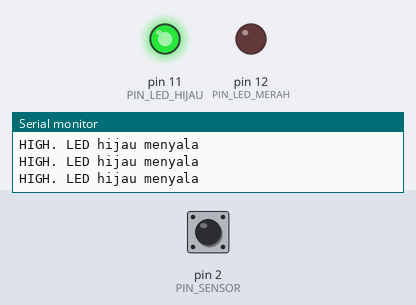
A sketch run on a simulated Arduino Uno, built with avr-gcc and run on an emulated ATmega328P. Parts: output pins drawn as LEDs (lit = HIGH), the last lines printed to the serial monitor. Dashed ring = blinking. Inputs (shaded band) come from the test bench; at power-on: pin 2 (PIN_SENSOR) HIGH.

Above: at 1.2 s.
1.3 s: pin 2 (PIN_SENSOR) driven LOW
At 1.8 s:
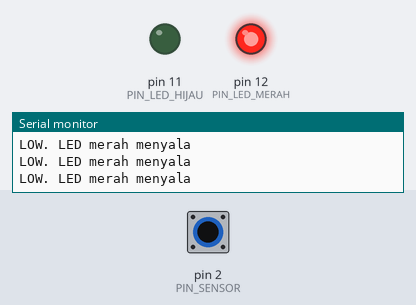
2.8 s: pin 2 (PIN_SENSOR) driven HIGH
At 4.1 s:
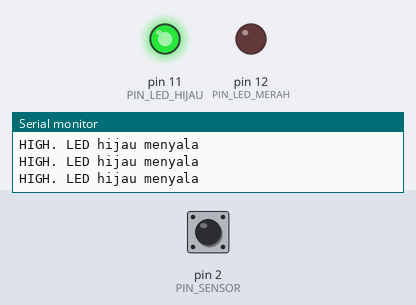
5.8 s: pin 2 (PIN_SENSOR) pulsed LOW 5 times (0.12 s each, 0.3 s apart)
At 6.04 s:
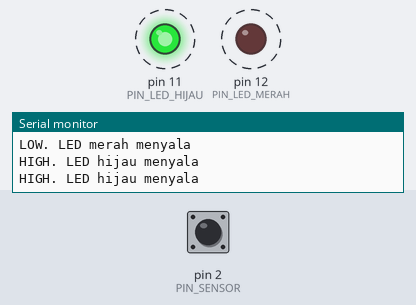
Timing chart, 0 to 8.8 s (numbered marks = the images above; inputs shaded):
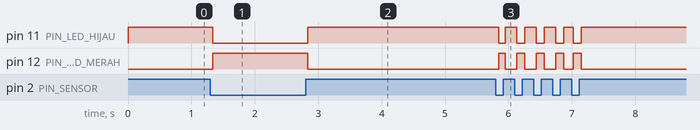

The sketch:

tesPendeteksiObjek.ino
```cpp
// Contoh penggunaan sensor inframerah
//    pendeteksi halangan

const byte PIN_SENSOR = 2;
const byte PIN_LED_HIJAU = 11;
const byte PIN_LED_MERAH = 12;

void setup()
{
  Serial.begin(9600);
  pinMode(PIN_SENSOR, INPUT);
  pinMode(PIN_LED_MERAH, OUTPUT);
  pinMode(PIN_LED_HIJAU, OUTPUT);
}

void loop()
{
  int nilaiSensor = digitalRead(PIN_SENSOR);
  if (nilaiSensor == LOW) // Berarti ada halangan
  {
    Serial.println("LOW. LED merah menyala");
    digitalWrite(PIN_LED_MERAH, HIGH);
    digitalWrite(PIN_LED_HIJAU, LOW);
  }
  else
  {
    Serial.println("HIGH. LED hijau menyala");
    digitalWrite(PIN_LED_MERAH, LOW);
    digitalWrite(PIN_LED_HIJAU, HIGH);
  }
}
```

Measured:
- after the input at 1.3 s, pin 11 (PIN_LED_HIJAU): HIGH → LOW at once; pin 12 (PIN_LED_MERAH): LOW → HIGH at once
- after the input at 2.8 s, pin 11 (PIN_LED_HIJAU): LOW → HIGH at once; pin 12 (PIN_LED_MERAH): HIGH → LOW at once
- after the input at 5.8 s, pin 11 (PIN_LED_HIJAU): alternates HIGH for 0.18 s and LOW for 0.13 s, 10 changes in all, then stays HIGH, starting after 0.05 s; pin 12 (PIN_LED_MERAH): alternates HIGH for 0.13 s and LOW for 0.18 s, 10 changes in all, then stays LOW, starting after 0.05 s
